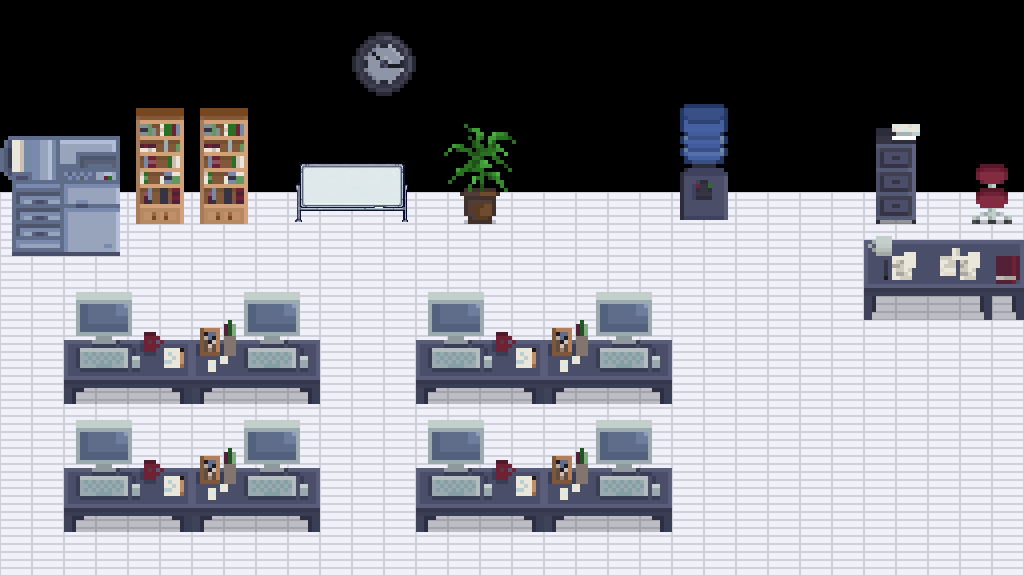

This is a level from a 2D game, rendered from its Tiled map with the project's own tilesets. A one-line summary and the map file follow, with tile-layer data summarised:
An orthogonal 32x18 tile map with 32x32 px tiles, 3 tile layers (Tile Layer 1, Tile Layer 3, Tile Layer 4), 2 hidden layers not drawn, 2 tilesets.

<map version="1.10" tiledversion="1.11.2" orientation="orthogonal" renderorder="right-down" width="32" height="18" tilewidth="32" tileheight="32" infinite="0" nextlayerid="14" nextobjectid="1">
 <tileset firstgid="1" source="FullTileSet.tsx" />
 <tileset firstgid="958" source="inClass_Asset.tsx" />
 <layer id="1" name="Tile Layer 1" width="32" height="18">
  <data>[576 cells, 449 non-empty, 3 distinct tile ids]</data>
 </layer>
 <layer id="7" name="Tile Layer 3" width="32" height="18">
  <data>[576 cells, 239 non-empty, 118 distinct tile ids]</data>
 </layer>
 <layer id="11" name="Tile Layer 4" width="32" height="18">
  <data>[576 cells, 0 non-empty, 0 distinct tile ids]</data>
 </layer>
 <layer id="12" name="collision(patch)" width="32" height="18" visible="0">
  <data>[576 cells, 137 non-empty, 1 distinct tile ids]</data>
 </layer>
 <layer id="13" name="walkable(patch)" width="32" height="18" visible="0">
  <data>[576 cells, 39 non-empty, 1 distinct tile ids]</data>
 </layer>
</map>
